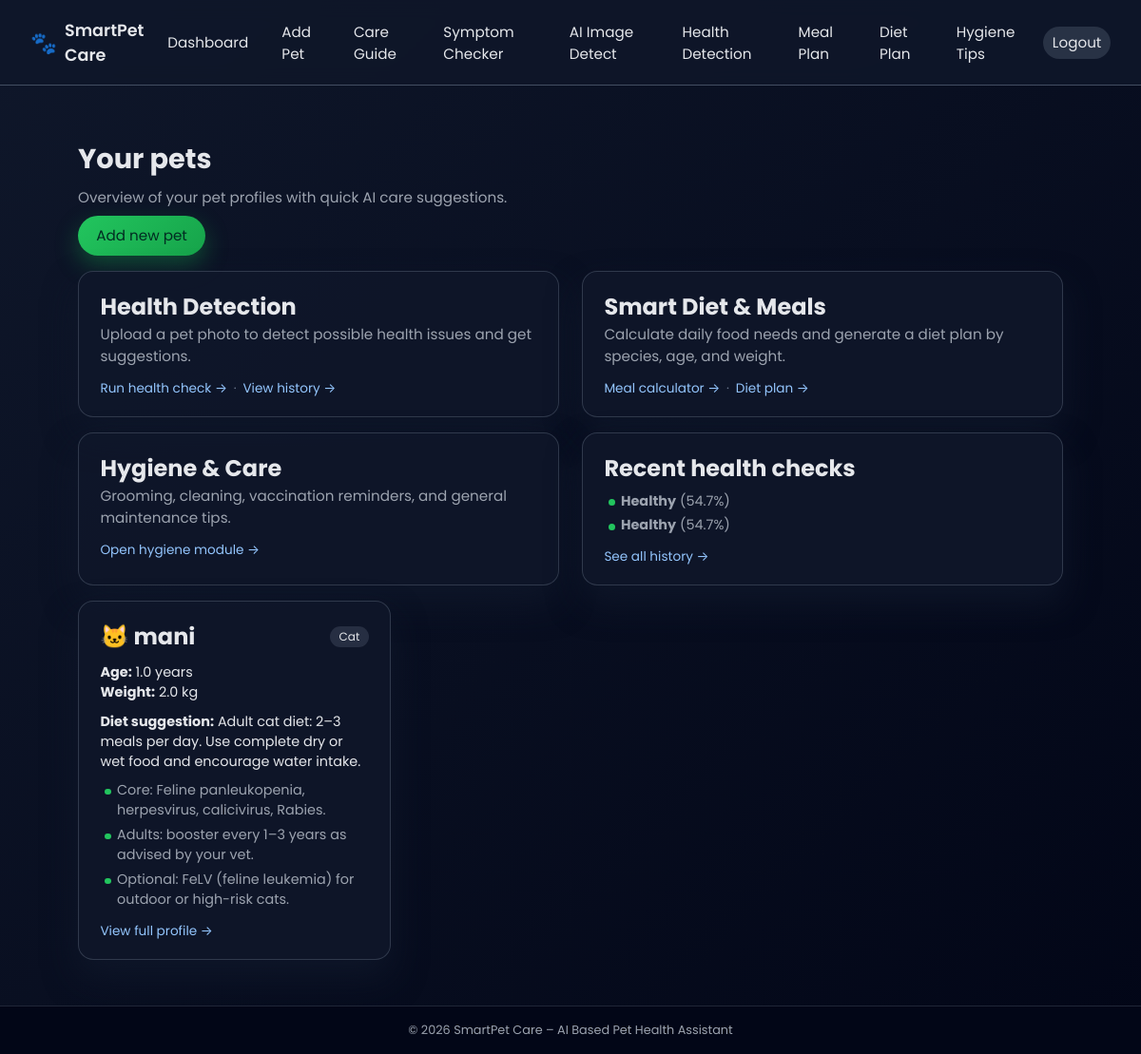
Page /dashboard (signed in) on the committed database.
### backend/app.py (models this page shows)
class HealthCheck(db.Model):
    id = db.Column(db.Integer, primary_key=True)
    created_at = db.Column(db.DateTime, default=datetime.utcnow, nullable=False)
    owner_id = db.Column(db.Integer, db.ForeignKey("user.id"), nullable=False, index=True)
    pet_id = db.Column(db.Integer, db.ForeignKey("pet.id"), nullable=True, index=True)
    image_filename = db.Column(db.String(255), nullable=False)
    condition = db.Column(db.String(20), nullable=False)  # Healthy / Sick
    issue = db.Column(db.String(50), nullable=True)  # skin problems / infection signs / weakness indicators
    confidence = db.Column(db.Float, nullable=False)  # 0..1
    signals_json = db.Column(db.Text, nullable=True)  # optional debugging / transparency

class Pet(db.Model):
    id = db.Column(db.Integer, primary_key=True)
    name = db.Column(db.String(80), nullable=False)
    species = db.Column(db.String(20), nullable=False)
    age_years = db.Column(db.Float, nullable=False)
    weight_kg = db.Column(db.Float, nullable=False)
    created_at = db.Column(db.DateTime, default=datetime.utcnow)
    owner_id = db.Column(db.Integer, db.ForeignKey("user.id"), nullable=False)

### backend/app.py (the view)
@app.route("/dashboard")
@login_required
def dashboard():
    pets = Pet.query.filter_by(owner_id=current_user.id).all()
    recent_checks = (
        HealthCheck.query.filter_by(owner_id=current_user.id)
        .order_by(HealthCheck.created_at.desc())
        .limit(5)
        .all()
    )
    pet_cards = []
    for pet in pets:
        species_key = (pet.species or "").lower()
        species_meta = PET_TYPES.get(species_key, {"label": pet.species.title(), "icon": "🐾"})
        pet_cards.append(
            {
                "pet": pet,
                "species_label": species_meta["label"],
                "icon": species_meta["icon"],
                "diet": suggest_diet(pet.species, pet.age_years, pet.weight_kg),
                "vaccinations": get_vaccination_schedule(pet.species, pet.age_years),
            }
        )
    return render_template("dashboard.html", pet_cards=pet_cards, recent_checks=recent_checks)

### backend/ai_utils.py (called while the page is built, shortened)
def suggest_diet(species: str, age_years: float, weight_kg: float) -> str:
    species = species.lower()
    if species == "cat":
        if age_years < 1:
            return "Kitten diet: 3–4 small meals of kitten-specific food, rich in protein and fat."
        if age_years < 7:
            return "Adult cat diet: 2–3 meals per day. Use complete dry or wet food and encourage water intake."
        return "Senior cat diet: controlled calories, kidney-friendly food if advised by vet, and regular health checks."

### backend/app.py (called while the page is built)
@login_manager.user_loader
def load_user(user_id):
    return User.query.get(int(user_id))

### backend/templates/dashboard.html (shortened to what this page needs)
{% extends "base.html" %}
{% block content %}
<section class="page-header">
    <h1>Your pets</h1>
    <p class="subtitle">Overview of your pet profiles with quick AI care suggestions.</p>
    <a href="{{ url_for('add_pet') }}" class="btn btn-primary">Add new pet</a>
</section>
<section class="grid grid-2">
    <article class="card">
        <h2>Health Detection</h2>
        <p class="subtitle">Upload a pet photo to detect possible health issues and get suggestions.</p>
        <div class="card-footer">
            <a class="link" href="{{ url_for('health_detect') }}">Run health check →</a>
            <span class="spacer">·</span>
            <a class="link" href="{{ url_for('health_history') }}">View history →</a>
        </div>
    </article>
    <article class="card">
        <h2>Smart Diet &amp; Meals</h2>
        <p class="subtitle">Calculate daily food needs and generate a diet plan by species, age, and weight.</p>
        <div class="card-footer">
            <a class="link" href="{{ url_for('meal_recommendation') }}">Meal calculator →</a>
            <span class="spacer">·</span>
            <a class="link" href="{{ url_for('diet_recommendation') }}">Diet plan →</a>
        </div>
    </article>
</section>
<section class="grid grid-2">
    <article class="card">
        <h2>Hygiene &amp; Care</h2>
        <p class="subtitle">Grooming, cleaning, vaccination reminders, and general maintenance tips.</p>
        <div class="card-footer">
            <a class="link" href="{{ url_for('hygiene_module') }}">Open hygiene module →</a>
        </div>
    </article>
    <article class="card">
        <h2>Recent health checks</h2>
        {% if recent_checks %}
            <ul class="bullet-list">
                {% for c in recent_checks %}
                    <li>
                        <strong>{{ c.condition }}</strong>
                        ({{ (c.confidence * 100) | round(1) }}%)
                    </li>
                {% endfor %}
            </ul>
            <div class="card-footer">
                <a class="link" href="{{ url_for('health_history') }}">See all history →</a>
            </div>
        {% else %}
            <p>No health checks yet. Upload an image to start.</p>
        {% endif %}
    </article>
</section>
{% if pet_cards %}
    <section class="grid">
        {% for card in pet_cards %}
            <article class="card card-pet">
                <header class="card-header">
                    <h2>{{ card.icon }} {{ card.pet.name }}</h2>
                    <span class="tag">{{ card.species_label }}</span>
                </header>
                <div class="card-body">
                    <p><strong>Age:</strong> {{ "%.1f"|format(card.pet.age_years) }} years</p>
                    <p><strong>Weight:</strong> {{ "%.1f"|format(card.pet.weight_kg) }} kg</p>
                    <p class="card-highlight"><strong>Diet suggestion:</strong> {{ card.diet }}</p>
                    <ul class="bullet-list">
                        {% for v in card.vaccinations %}
                            <li>{{ v }}</li>
                        {% endfor %}
                    </ul>
                </div>
                <footer class="card-footer">
                    <a href="{{ url_for('pet_detail', pet_id=card.pet.id) }}" class="link">View full profile →</a>
                </footer>
            </article>
        {% endfor %}
    </section>
{% else %}
    <section class="empty-state">
        <p>You have not added any pets yet.</p>
        <a href="{{ url_for('add_pet') }}" class="btn btn-primary">Add your first pet</a>
    </section>
{% endif %}
{% endblock %}

### backend/static/css/style.css (style rules this page uses)
*, *::before, *::after { box-sizing: border-box; margin: 0; padding: 0; }
body { font-family: "Poppins", system-ui, -apple-system, BlinkMacSystemFont, "Segoe UI", sans-serif; background: linear-gradient(135deg, #0f172a, #020617); color: #e5e7eb; min-height: 100vh; display: flex; flex-direction: column; }
a { color: inherit; text-decoration: none; }
.tag { display: inline-flex; align-items: center; padding: 0.1rem 0.6rem; border-radius: 999px; font-size: 0.75rem; background: rgba(148, 163, 184, 0.18); color: #e5e7eb; }
.btn { border-radius: 999px; border: none; padding: 0.6rem 1.2rem; font-size: 0.95rem; cursor: pointer; display: inline-flex; align-items: center; justify-content: center; gap: 0.3rem; transition: transform 0.1s ease, box-shadow 0.1s ease, background 0.15s ease; text-decoration: none; }
.btn-primary { background: linear-gradient(135deg, #22c55e, #16a34a); color: #022c22; box-shadow: 0 10px 25px rgba(22, 163, 74, 0.4); }
.page-header { margin: 1.5rem 0 1rem; }
.page-header h1 { font-size: 1.8rem; margin-bottom: 0.4rem; }
.subtitle { color: #9ca3af; font-size: 0.95rem; margin-bottom: 0.5rem; }
.grid { display: grid; grid-template-columns: repeat(auto-fill, minmax(260px, 1fr)); gap: 1.5rem; margin-top: 1rem; }
.grid-2 { grid-template-columns: repeat(auto-fit, minmax(280px, 1fr)); }
.card { background: rgba(15, 23, 42, 0.95); border-radius: 1rem; padding: 1.2rem 1.4rem; box-shadow: 0 18px 35px rgba(15, 23, 42, 0.85); border: 1px solid rgba(148, 163, 184, 0.25); }
.card-header { display: flex; justify-content: space-between; align-items: center; margin-bottom: 0.6rem; }
.card-body { font-size: 0.9rem; color: #e5e7eb; }
.card-footer { margin-top: 0.8rem; font-size: 0.85rem; color: #93c5fd; }
.card-highlight { margin-top: 0.6rem; margin-bottom: 0.6rem; }
.bullet-list { list-style: none; margin-top: 0.4rem; font-size: 0.9rem; color: #9ca3af; }
.bullet-list li { margin-bottom: 0.3rem; position: relative; padding-left: 1.1rem; }
.bullet-list li::before { content: ""; position: absolute; left: 0.3rem; top: 0.55rem; width: 0.4rem; height: 0.4rem; border-radius: 999px; background: #22c55e; }
.spacer { color: rgba(148, 163, 184, 0.7); padding: 0 0.2rem; }
.link { color: #93c5fd; }

### rows in the picture
HealthCheck: condition "Healthy", (c.confidence*100)|round(1) "54.7"
HealthCheck: condition "Healthy", (c.confidence*100)|round(1) "54.7"
Pet: icon "🐱", pet.name "mani", species_label "Cat", pet.age_years "1.0", pet.weight_kg "2.0", diet "Adult cat diet: 2–3 meals per day. Use complete dry or wet food and encourage water intake.", vaccinations "Core: Feline panleukopenia, herpesvirus, calicivirus, Rabies." "Adults: booster every 1–3 years as advised by your vet." "Optional: FeLV (feline leukemia) for outdoor or high-risk cats."

### other values in the picture
{{ 2026 }} "2026"
